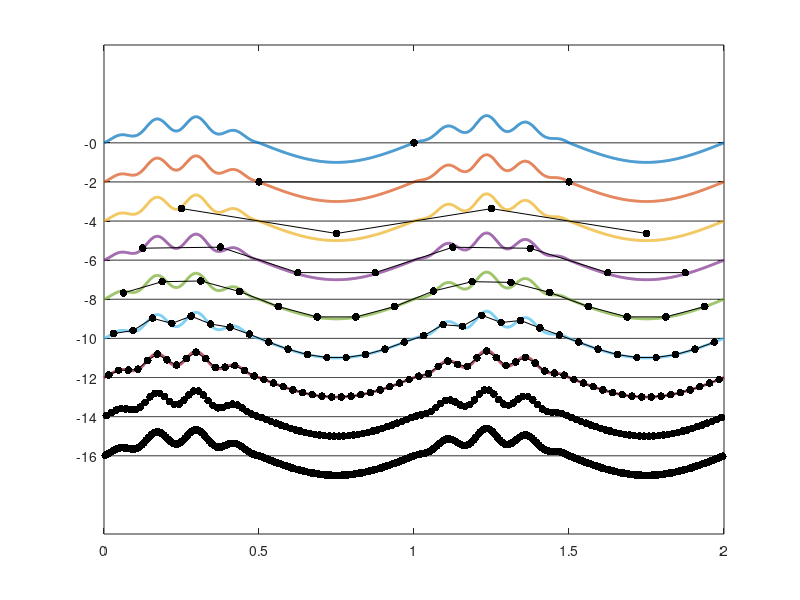
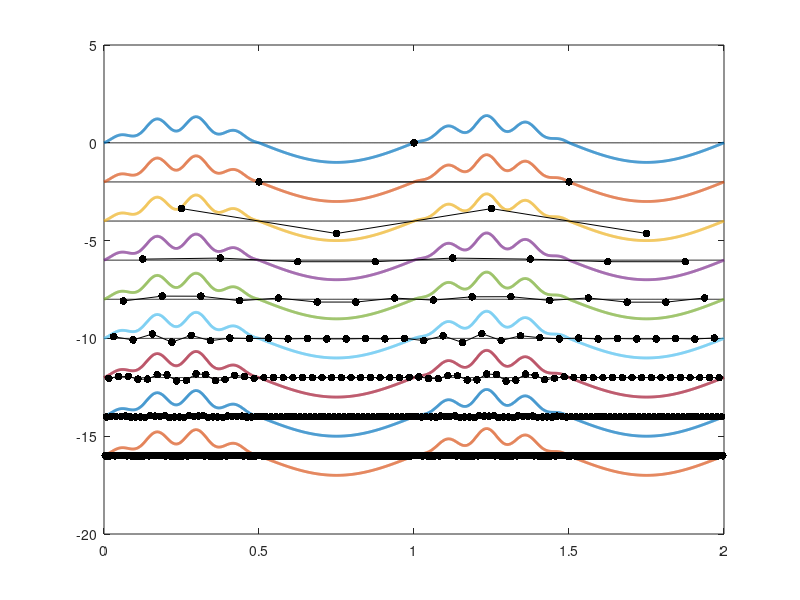

Here is the MATLAB script that generated these plots, in order: (Note: this script raises an error after producing the figures.)
function test_wavelet(L)

global N0 lmax;

if (nargin == 0)
    L = 8;
end

N0 = 1;
N = N0*2^L;    

lmax = L;

h = 2/N;
xe = linspace(0,2,N+1);
xc = xe(1:end-1) + h/2;

% sin(2.*pi*x) + 0.4*sin(15*pi*x)*max(sin(2.*pi*x), 0);
f = @(x) sin(2*pi*x) + 0.4*sin(15*pi*x).*max([sin(2*pi*x);zeros(size(x))]);
% f = @(x) Hsmooth(x-0.5) - Hsmooth(x-1.5);
%f = @(x) abs(x-1) < 0.5;
% f = @(x) exp(-60*(x-1).^2);
% f = @(x) sin(8*pi*x).*exp(-20*(x-1).^2);



% Get fine grid solution (for plotting)
xf = linspace(0,2,2001);
qf = f(xf);


% Compute average function (pointwise would work too)
q = compute_average(f,xc);
% q = f(xc);

% Compute tranform
w = wavelet_transform(q);

close all

s = 2;
for l = 0:L
    nlevel = 2^l*N0;
    hlevel = 2/nlevel;
    xelevel = linspace(0,2,nlevel + 1);
    xclevel = xelevel(1:end-1) + hlevel/2;
    
    figure(1)
    % Plot average q (exact average)
    plot(xf,0*xf - s*l,'k');
    hold on;    
    plot(xf,f(xf)-s*l,'linewidth',2);
    plot(xclevel,w(l+1).q - s*l,'k.-','markersize',17);
    
    figure(2);
    % Plot transform
    plot(xf,0*xf - s*l,'k');
    hold on;    
    plot(xf,f(xf)-s*l,'linewidth',2);
    plot(xclevel,w(l+1).wt - s*l, 'k.-','markersize',17);    
end
yticks = -(L:-1:0)*s;
figure(1)
set(gca,'ytick',yticks);
set(gca,'yticklabels',L:-1:0);
title('Average solution down','fontsize',16);

figure(2)
set(gca,'ytick',yticks);
set(gca,'yticklabels',L:-1:0);
title('Wavelet transform','fontsize',16);

% Plot inverse transform
figure(3);
N = 2^L;
h = 2/N;
xe = linspace(0,2,N + 1);
xc = xelevel(1:end-1) + h/2;

q2 = inverse_wavelet(w);
plot(xf,qf,'r','linewidth',2);
hold on;
plot(xc,q2,'k.-','markersize',17);

% figure(4)
% semilogy(xc,abs(q2-q),'.-','markersize',17);
fprintf('Diff = %12.4e\n',norm(q2-q,Inf));


shg


end

function q = compute_average(f,xc)

% Coarsen the function
N = length(xc);
h = 2/N;

Nf = 200;
w = h/2;
hf = h/Nf;

for i = 1:N
    xi = xc(i);
    xef = linspace(xi-w,xi+w,Nf+1);
    xcf = xef(1:end-1) + hf/2;
    
    qf = f(xcf);
    q(i) = sum(qf)/Nf;
end

end

function w = wavelet_transform(q)

global lmax;

for l = lmax:-1:1
    qr = restriction(q);
    qp = prolongation(qr);
    
    w(l+1).q = q;
    w(l+1).qp = qp;
    w(l+1).wt = q-qp;
    q = qr;
end

w(1).q = qr;
w(1).qp = qp;
w(1).wt = 0;


end

function q = inverse_wavelet(w)

global lmax;

qcoarse = w(1).q;
for l = 1:lmax
    qp = prolongation(qcoarse);
    q = w(l+1).wt + qp; 
    qcoarse = q;
end

end


function qr = restriction(q)

qr = (q(1:2:end) + q(2:2:end))/2;

end

function qp = prolongation(q)

% Reinterpolate value
N = length(q);
h = 2/N;

qp = zeros(1,2*N);
xp = [-h, 0, h];

% Assume periodic boundary conditions
q_ext = [q(end), q, q(1)];
for i = 1:N
    yp = q_ext(i:i+2);
    p = polyfit(xp,yp,2);
    qp((i-1)*2 + 1) = polyval(p,-h/4);
    qp((i-1)*2 + 2) = polyval(p,+h/4);
end

end

function H = Hsmooth(r)

H = (tanh(r/0.01) + 1)/2;

end